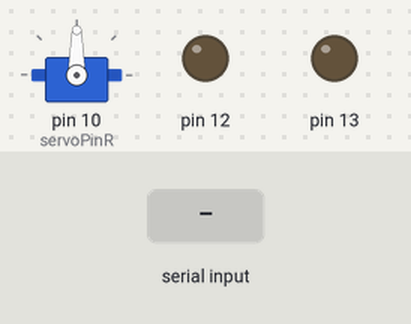
Bench run of a sketch on a simulated Arduino Uno, built with avr-gcc and run on an emulated ATmega328P. On the bench: servo, output pins drawn as LEDs (lit = HIGH). The inputs (shaded band) are chosen by the test bench.

Above: at 1.2 s.
1.3 s: "45\n" received over Serial
At 2.5 s:
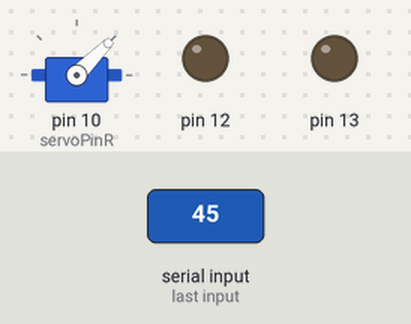
2.8 s: "90\n" received over Serial
At 3.9 s:
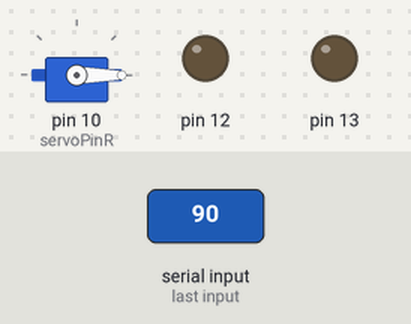
4.3 s: "0\n" received over Serial
At 5.0 s:
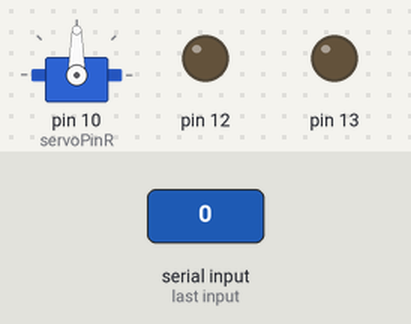
Timing chart, 0 to 7.3 s (numbered marks = the images above; inputs shaded):
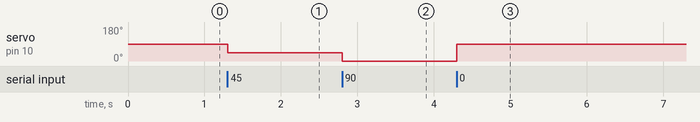

The sketch:

bed_L_.ino
```cpp
#include <Servo.h>

int servoPinL = 9;
int servoPinR = 10;

Servo servo;

void setup()
{
    analogReference(INTERNAL);
    Serial.begin(9600);
    pinMode(12,OUTPUT);
    pinMode(13,OUTPUT);
    servo.attach(servoPinL);
    servo.attach(servoPinR);
}

void loop()
{
//    reading = analogRead(lm35Pin);
//    temperature = reading / 9.31;
//
//    Serial.println(temperature);
//    delay(1000);

//
if( Serial.available() ) {
String s = Serial.readStringUntil('\n');
  int first = s.indexOf(",");
  int second = s.indexOf(",",first+1);
  int lth = s.length();

  String str1 = s.substring(0,first);
  String str2 = s.substring(second+1,lth);

  if(str2=="0"){
    servo.write(90);
    }else if(s=="45"){
      servo.write(45);
      }else if(s=="90"){
        servo.write(0);
        }
//     Serial.println(s);
//
//      if(s.substring(0,2).equals("ON")){
//        digitalWrite(13,HIGH);
//      }
//      if( s.substring(0,2).equals("OFF") ){
//        digitalWrite(13,LOW);
//      }


//  if(s=="15"){
//    for(int i=90; i>75; --i){
//  servo.write(i);
//  delay(50);}}
//  if(s=="30"){
//    for(int i=90;i>60; --i){
//  servo.write(i);
//  delay(50);}}
//  if(s=="45"){
//    for(int i=90; i>45; --i){
//  servo.write(i);
//  delay(50);}}
//  if(s=="60"){
//    for(int i=90; i>30; --i){
//  servo.write(i);
//  delay(50);}}
//  if (s=="75"){
//    for(int i=90; i>15; --i){
//  servo.write(i);
//  delay(50);}}
//  if(s=="90"){
//for(int i=90; i>0; --i){
//  servo.write(i);
//  delay(50);}
//
//  }
//  delay(1000);
//  servo.write(90);
//  delay(1000);
    }

}
```

Measured:
- after the input at 1.3 s, servo on pin 10 (servoPinR): 90° → 45° at once
- after the input at 2.8 s, servo on pin 10 (servoPinR): 45° → 0° at once
- after the input at 4.3 s, servo on pin 10 (servoPinR): 0° → 90° at once
